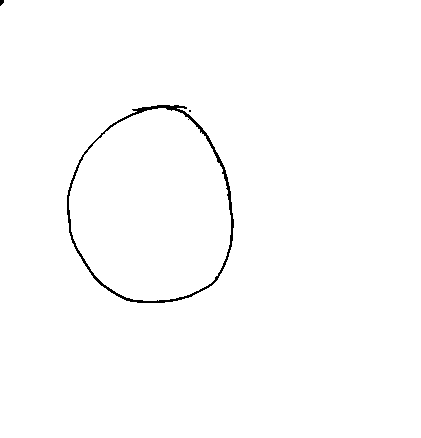
#> input picture ownTrain/data2/img0.png, 421 x 438 px; its folder holds 4 pictures in this run
$ python test2_1.py   (older library calls are emulated)
#> lines starting #> are read from the running program, lines starting #| are printed output that depends on the picture; after the words box and inside, x2 and y2 are one past the last pixel; in counts of white or black regions, pixels touching at a corner belong together
import os
from PIL import Image
import numpy as np

os.chdir("./data2")
files = os.listdir()
final = []
for i in range (10):

    im = Image.open(files[i])
#> im is the input picture: PIL image 421x438 L; 99.2% white; black in thin lines or dots, all inside (x1, y1, x2, y2) = (0, 0, 234, 303)
    threshold = 252
    im=im.resize((28,28), Image.ANTIALIAS)
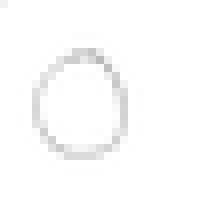
#> im: PIL image 28x28 L (shown 8 times larger); min 186, max 255, mean 252.5
    im = im.point(lambda p: p > threshold and 255)
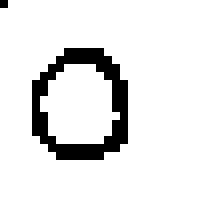
#> im: PIL image 28x28 L (shown 8 times larger); 91.5% white; black in thin lines or dots, all inside (x1, y1, x2, y2) = (0, 0, 16, 20)
    na = np.array(im)
    img=(na > na.mean())*255
    np.place(na,na<255,1)
    np.place(na,na==255,0)
    fa=na.reshape([1,784])
    fa = list(fa)
#> fa = 1 item
    final.append(fa)
#> pass 2 of the loop `for i in range (10):`:
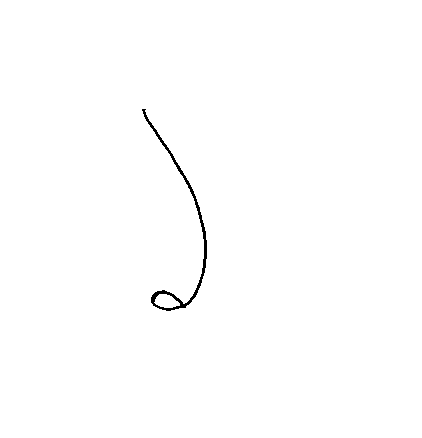
#> input picture ownTrain/data2/img1.png, 422 x 438 px
#> im is the input picture: PIL image 422x438 L; 99.5% white; black in thin lines or dots, all inside (x1, y1, x2, y2) = (142, 109, 207, 311)
#> `im=im.resize((28,28), Image.ANTIALIAS)`:
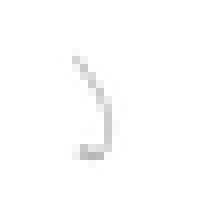
#> im: PIL image 28x28 L (shown 8 times larger); min 183, max 255, mean 253.7
#> `im = im.point(lambda p: p > threshold and 255)`:
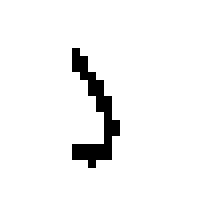
#> im: PIL image 28x28 L (shown 8 times larger); 95.9% white; black in thin lines or dots, all inside (x1, y1, x2, y2) = (9, 6, 15, 21)
#> pass 3 of the loop `for i in range (10):`:
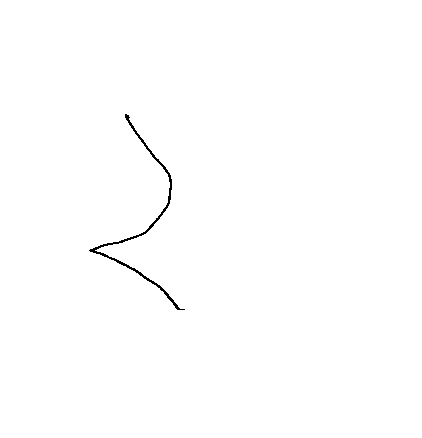
#> input picture ownTrain/data2/img2.png, 422 x 438 px
#> im is the input picture: PIL image 422x438 L; 99.6% white; black in thin lines or dots, all inside (x1, y1, x2, y2) = (89, 114, 185, 310)
#> `im=im.resize((28,28), Image.ANTIALIAS)`:
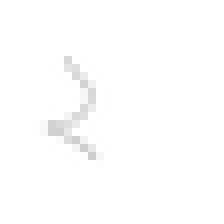
#> im: PIL image 28x28 L (shown 8 times larger); min 206, max 255, mean 253.8
#> `im = im.point(lambda p: p > threshold and 255)`:
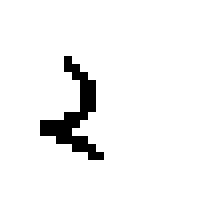
#> im: PIL image 28x28 L (shown 8 times larger); 95.7% white; black in thin lines or dots, all inside (x1, y1, x2, y2) = (5, 7, 13, 20)
#> (the run stopped early here; a loop or call above may not have finished)
